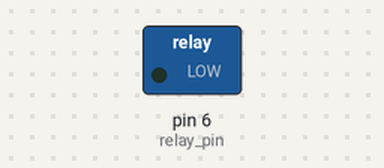
Simulated run of this sketch. Board: Arduino Uno, built with avr-gcc and run on an emulated ATmega328P. Shown: switched loads named in the sketch (green lamp = pin HIGH).

Above: at 2.5 s.
At 7.5 s:
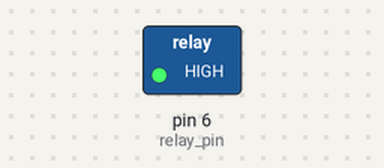
Timing chart, 0 to 13.0 s (numbered marks = the images above):
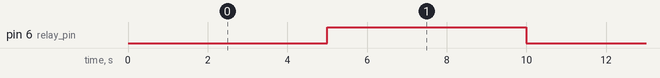

The sketch:

Water_Pump.ino
```cpp
#define relay_pin 6

void setup() {
  // Set RelayPin as an output pin
  pinMode(relay_pin, OUTPUT);
}

void loop() {
  // Let's turn on the relay...
  digitalWrite(relay_pin, LOW);
  delay(5000);

  // Let's turn off the relay...
  digitalWrite(relay_pin, HIGH);
  delay(5000);
}
```

Measured:
- by itself, pin 6 (relay_pin): alternates HIGH for 5.0 s and LOW for 5.0 s
